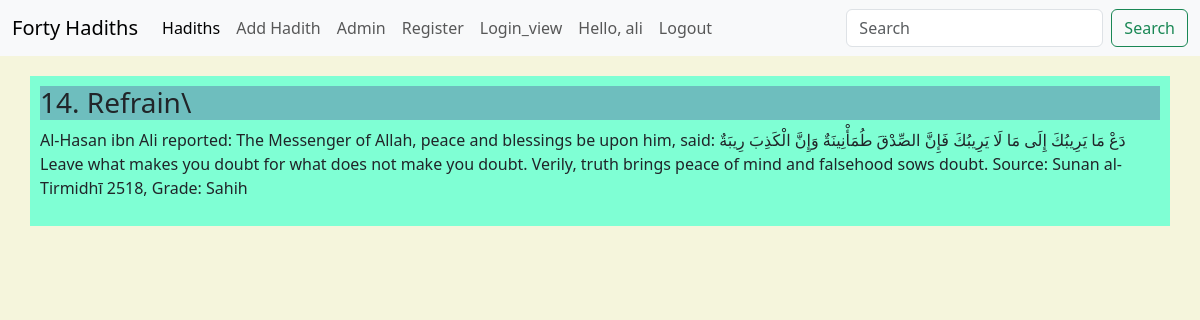
Screenshot of /hadith_detail/14/ (signed in) with the database file from the repository.
### app/models.py (models this page shows, shortened)
class Hadith(models.Model):
    CATEGORY = (
        ('Hadith', 'Hadith'),
        ('Quran', 'Quran'),
        ('Others', 'Others')
    )
    tag = models.CharField(max_length=50, null=True, blank=True)
    title = models.CharField(max_length=200, null=True)
    detail = models.TextField(blank=True)
    date_created = models.DateTimeField(auto_now_add=True, null=True)
    date_updated = models.DateTimeField(auto_now=True, null=True)
    category = models.CharField(max_length=100, null=True, blank=True, choices=CATEGORY)

### app/views.py (the view)
# urls.py: path('hadith_detail/<str:pk>/', hadith_detail, name='hadith_detail'),
def hadith_detail(request, pk):
    hadith = Hadith.objects.get(id=pk)
    context={
        'hadith': hadith
    }
    return render(request, 'app/detail.html', context)

### app/templates/app/detail.html
{% extends 'app/home.html' %}
{% block content %}
<div class="container">
        <h3 class="title">{{hadith.id}}. {{hadith.title}}</h3>
        <p class="detail">{{hadith.detail}}</p>
</div>
{% endblock %}

### app/templates/app/home.html (shortened to what this page needs)
{% load static %}
<!DOCTYPE html>
<html>
<head>
<link href="https://cdn.jsdelivr.net/npm/bootstrap@5.3.1/dist/css/bootstrap.min.css" rel="stylesheet">
<link rel='stylesheet' type='text/css' href='{% static "/css/hadith.css" %}'>
</head>
<body>
    <nav class="navbar navbar-expand-lg navbar-light bg-light">
        <div class="container-fluid">
          <a class="navbar-brand" href="{%url 'home' %}">Forty Hadiths
          </a>
          <div class="collapse navbar-collapse" id="navbarSupportedContent">
            <ul class="navbar-nav me-auto mb-2 mb-lg-0">
              <li class="nav-item">
                <a class="nav-link active" aria-current="page" href="{% url 'hadith' %}">Hadiths</a>
              </li>
              <li class="nav-item">
                <a class="nav-link" href="{%url 'create' %}">Add Hadith</a>
              </li>
              <li class="nav-item">
                <a class="nav-link" href="/admin/">Admin</a>
              </li>
              <li class="nav-item">
                <a class="nav-link" href="{% url 'register' %}">Register</a>
              </li>
              <li class="nav-item">
                <a class="nav-link" href="{% url 'login_view' %}">Login_view</a>
              </li>
              {% if user.is_authenticated %}
              <li class="nav-item">
                <a class="nav-link">Hello, {{user.username}}</a>
              </li>
              {% else %}
              <li class="nav-item">
                <a class="nav-link" href="{% url 'loginpage' %}">Login</a>
              </li>
              {% endif %}
              {% if user.is_authenticated %}
              <li class="nav-item">
                <a class="nav-link" href="{% url 'logout' %}">Logout</a>
              </li>
              {% endif %}
            </ul>
            <form method='GET' class="d-flex" action='{% url "search" %}'>
              <input name='q' class="form-control me-2" type="search" placeholder="Search" aria-label="Search">
              <button class="btn btn-outline-success" type="submit">Search</button>
            </form>
          </div>
        </div>
      </nav>
  {% block content %}
  {% endblock %}
</body>
</html>

### static/css/hadith.css (style rules this page uses)
.container { background-color: aquamarine; margin: 20px auto; padding: 10px; }
body { background-color: beige; }
.title { background-color: rgb(110, 190, 190); margin: none; }
.detail { text-decoration: none; }

### rows the page displays
Hadith: id "14", title "Refrain\\", detail "Al-Hasan ibn Ali reported: The Messenger of Allah, peace and blessings be upon him, said: دَعْ مَا يَرِيبُكَ إِلَى مَا لَا يَرِيبُكَ فَإِنَّ الصِّدْقَ طُمَأْنِينَةٌ وَإِنَّ الْكَذِبَ رِيبَةٌ Leave what makes you doubt for what does not make you doubt. Verily, truth brings peace of mind and falsehood sows doubt. Source: Sunan al-Tirmidhī 2518, Grade: Sahih"

### other values shown
{{ user.username }} "ali"
